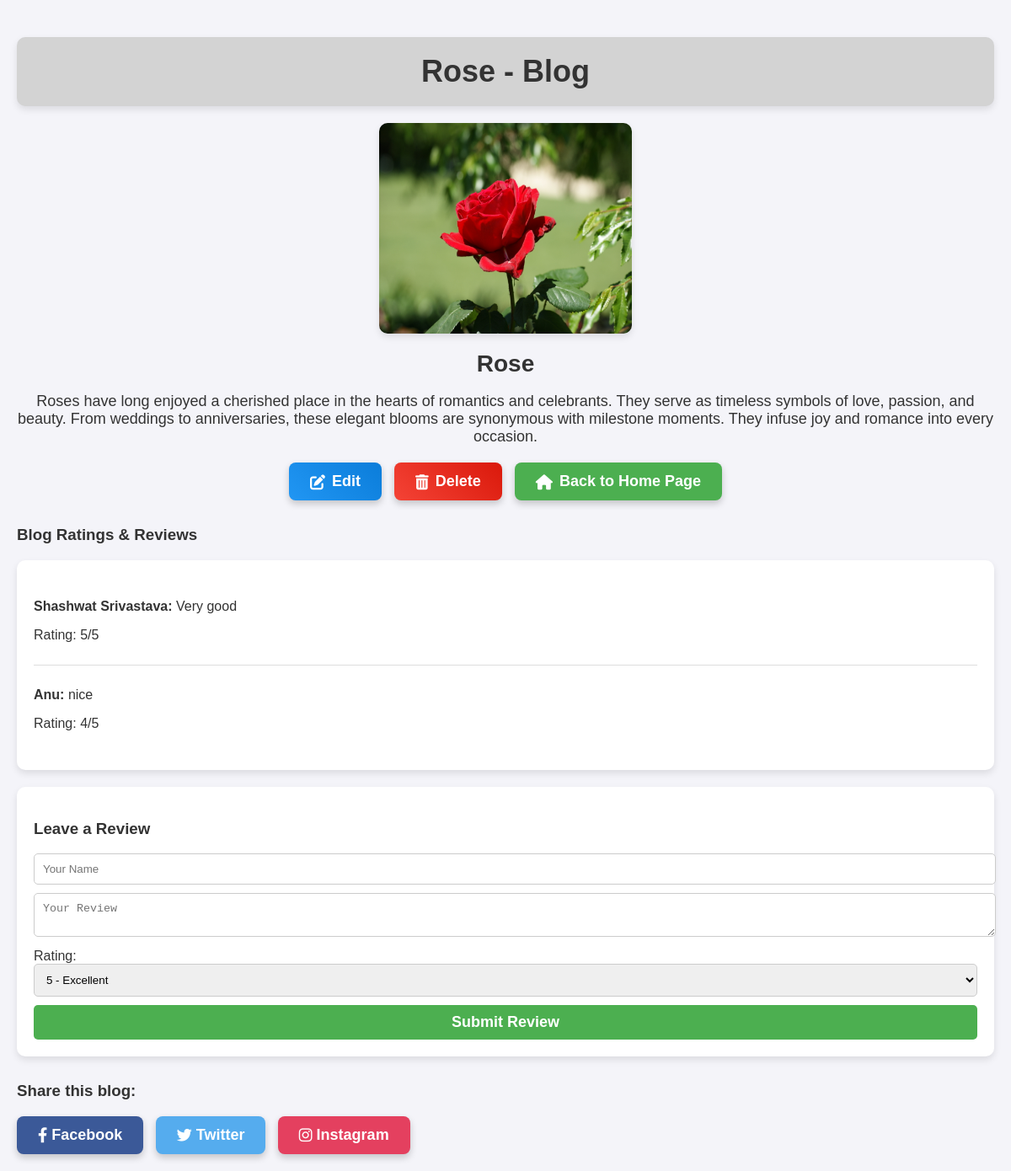
/product/5/, run on the app's committed database.
### gallery/models.py (models this page shows, shortened)
class Product(models.Model):
	name = models.CharField(max_length=255)
	description = models.TextField()
	image = models.ImageField(upload_to='products/')
	created_at = models.DateTimeField(auto_now_add=True)
	updated_at = models.DateTimeField(auto_now=True)

class Review(models.Model):
    product = models.ForeignKey(Product, related_name='reviews', on_delete=models.CASCADE)
    author = models.CharField(max_length=255)
    comment = models.TextField()
    rating = models.PositiveIntegerField()

### gallery/views.py (the view)
# urls.py: path('product/<int:pk>/', views.product_detail, name='product_detail'),
def product_detail(request, pk):
    product = get_object_or_404(Product, pk=pk)
    if request.method == 'POST':
        form = ReviewForm(request.POST)
        if form.is_valid():
            review = form.save(commit=False)
            review.product = product
            review.save()
            return redirect('product_detail', pk=product.pk)
    else:
        form = ReviewForm()
    return render(request, 'page2.html', {'product': product, 'form': form})

### gallery/forms.py
class ReviewForm(forms.ModelForm):
    class Meta:
        model = Review
        fields = ['author', 'comment', 'rating']

### gallery/templates/page2.html (shortened to what this page needs)
<!DOCTYPE html>
<html lang="en">
<head>
  <link rel="stylesheet" href="https://cdnjs.cloudflare.com/ajax/libs/font-awesome/6.0.0-beta3/css/all.min.css">
</head>
<body>
  <h1 class="highlight">{{ product.name }} - Blog</h1>
  <div class="product-image">
    <img id="productImg" src="{{ product.image.url }}" alt="{{ product.name }}" width="300" height="250" style="cursor: pointer;">
  </div>
  <h2 class="product-info1">{{ product.name }}</h2>
  <p class="product-info2">{{ product.description }}</p>
  <div class="actions">
    <div class="tooltip">
      <a href="{% url 'edit_product' product.pk %}" class="btn btn-edit">
        <i class="fas fa-edit"></i>Edit
      </a>
    </div>
    <div class="tooltip">
      <a href="{% url 'delete_product' product.pk %}" class="btn btn-delete">
        <i class="fas fa-trash-alt"></i>Delete
      </a>
    </div>
    <div class="tooltip">
      <a href="{% url 'product_list' %}" class="btn">
        <i class="fas fa-home"></i>Back to Home Page
      </a>
    </div>
  </div>
  <div class="reviews">
    <h3>Blog Ratings & Reviews</h3>
    <div class="review-list">
      {% for review in product.reviews.all %}
      <div class="review-item">
        <p><strong>{{ review.author }}:</strong> {{ review.comment }}</p>
        <p>Rating: {{ review.rating }}/5</p>
      </div>
      {% endfor %}
    </div>
  </div>
  <div class="review-form">
    <h3>Leave a Review</h3>
    <form action="{% url 'add_review' product.pk %}" method="post">
      <input type="text" name="author" placeholder="Your Name" required>
      <textarea name="comment" placeholder="Your Review" required></textarea>
      <label for="rating">Rating:</label>
      <select name="rating" id="rating">
        <option value="5">5 - Excellent</option>
      </select>
      <button type="submit" class="btn-submit">Submit Review</button>
    </form>
  </div>
  <div class="social-sharing">
    <h3>Share this blog:</h3>
    <a href="https://www.facebook.com/sharer/sharer.php?u={{ request.build_absolute_uri }}" class="btn btn-facebook"><i class="fab fa-facebook-f"></i> Facebook</a>
    <a href="https://twitter.com/intent/tweet?url={{ request.build_absolute_uri }}" class="btn btn-twitter"><i class="fab fa-twitter"></i> Twitter</a>
    <a href="https://www.instagram.com/" class="btn btn-instagram" target="_blank"><i class="fab fa-instagram"></i> Instagram</a>
  </div>
</body>
</html>

### gallery/templates/page2.html (style rules this page uses)
body { font-family: Arial, sans-serif; background-color: #f4f4f9; color: #333; margin: 0; padding: 20px; }
.highlight { background-color: #D3D3D3; color: #333; padding: 20px; border-radius: 10px; box-shadow: 0 4px 8px rgba(0, 0, 0, 0.1); text-align: center; font-size: 36px; margin-bottom: 20px; }
.product-info1 { font-size: 28px; margin: 10px 0; text-align: center; }
.product-info2 { font-size: 18px; text-align: center; margin-bottom: 20px; }
.product-image { display: flex; justify-content: center; margin-bottom: 20px; }
.product-image img { border-radius: 10px; box-shadow: 0 4px 8px rgba(0, 0, 0, 0.1); }
.actions { display: flex; justify-content: center; gap: 15px; margin-bottom: 20px; }
.btn { background-color: #4CAF50; color: #ffffff; padding: 12px 25px; border: none; border-radius: 8px; cursor: pointer; text-decoration: none; font-size: 18px; font-weight: bold; transition: background-color 0.3s, box-shadow 0.3s, transform 0.2s; box-shadow: 0 4px 8px rgba(0, 0, 0, 0.2); display: inline-flex; align-items: center; }
.btn i { margin-right: 8px; }
.btn-edit { background-color: #2196F3; background-image: linear-gradient(45deg, #2196F3, #0b7dda); }
.btn-delete { background-color: #f44336; background-image: linear-gradient(45deg, #f44336, #da190b); }
.tooltip { position: relative; display: inline-block; }
.reviews, .social-sharing { margin-top: 30px; }
.review-list { background-color: #fff; padding: 20px; border-radius: 10px; box-shadow: 0 4px 8px rgba(0, 0, 0, 0.1); }
.review-item { border-bottom: 1px solid #ddd; padding: 10px 0; }
.review-item:last-child { border-bottom: none; }
.review-form { background-color: #fff; padding: 20px; border-radius: 10px; box-shadow: 0 4px 8px rgba(0, 0, 0, 0.1); margin-top: 20px; }
.review-form textarea, .review-form input[type="text"], .review-form select { width: 100%; padding: 10px; border-radius: 5px; border: 1px solid #ccc; margin-bottom: 10px; }
.review-form .btn-submit { background-color: #4CAF50; padding: 10px 20px; border: none; border-radius: 5px; cursor: pointer; color: white; font-weight: bold; width: 100%; font-size: 18px; }
.social-sharing .btn { background-color: #3b5998; margin-right: 10px; }
.social-sharing .btn-twitter { background-color: #55acee; margin-right: 10px; }
.social-sharing .btn-instagram { background-color: #e4405f; }
.social-sharing .btn i { margin-right: 5px; }

### data on the page
Product: name "Rose", image (picture), description "Roses have long enjoyed a cherished place in the hearts of romantics and celebrants. They serve as timeless symbols of love, passion, and beauty. From weddings to anniversaries, these elegant blooms are synonymous with milestone moments. They infuse joy and romance into every occasion."
Review: author "Shashwat Srivastava", comment "Very good", rating "5"
Review: author "Anu", comment "nice", rating "4"
